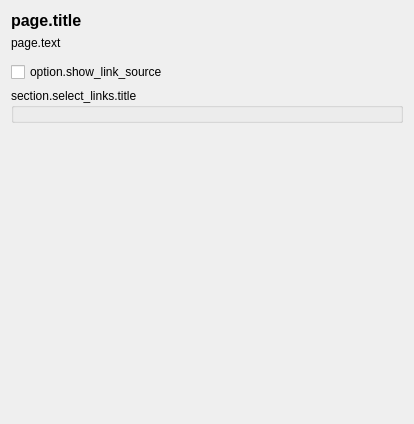
<?xml version="1.0" encoding="UTF-8"?>
<ui version="4.0">
 <class>AlbumLinksOptionsPage</class>
 <widget class="QWidget" name="AlbumLinksOptionsPage">
  <property name="geometry">
   <rect>
    <x>0</x>
    <y>0</y>
    <width>414</width>
    <height>424</height>
   </rect>
  </property>
  <property name="minimumSize">
   <size>
    <width>0</width>
    <height>0</height>
   </size>
  </property>
  <property name="contextMenuPolicy">
   <enum>Qt::ContextMenuPolicy::DefaultContextMenu</enum>
  </property>
  <property name="windowTitle">
   <string>page.title</string>
  </property>
  <layout class="QVBoxLayout" name="verticalLayout">
   <property name="sizeConstraint">
    <enum>QLayout::SizeConstraint::SetDefaultConstraint</enum>
   </property>
   <item>
    <widget class="QLabel" name="page_title">
     <property name="font">
      <font>
       <pointsize>12</pointsize>
       <bold>true</bold>
      </font>
     </property>
     <property name="text">
      <string>page.title</string>
     </property>
    </widget>
   </item>
   <item>
    <widget class="QLabel" name="page_text">
     <property name="sizePolicy">
      <sizepolicy hsizetype="Preferred" vsizetype="Preferred">
       <horstretch>0</horstretch>
       <verstretch>0</verstretch>
      </sizepolicy>
     </property>
     <property name="text">
      <string>page.text</string>
     </property>
     <property name="textFormat">
      <enum>Qt::TextFormat::MarkdownText</enum>
     </property>
     <property name="alignment">
      <set>Qt::AlignLeading|Qt::AlignLeft|Qt::AlignTop</set>
     </property>
     <property name="wordWrap">
      <bool>true</bool>
     </property>
    </widget>
   </item>
   <item>
    <spacer name="verticalSpacer_2">
     <property name="orientation">
      <enum>Qt::Orientation::Vertical</enum>
     </property>
     <property name="sizeType">
      <enum>QSizePolicy::Policy::Fixed</enum>
     </property>
     <property name="sizeHint" stdset="0">
      <size>
       <width>20</width>
       <height>6</height>
      </size>
     </property>
    </spacer>
   </item>
   <item>
    <widget class="QCheckBox" name="cb_show_link_source">
     <property name="text">
      <string>option.show_link_source</string>
     </property>
    </widget>
   </item>
   <item>
    <widget class="QGroupBox" name="gb_select_links">
     <property name="title">
      <string>section.select_links.title</string>
     </property>
     <layout class="QVBoxLayout" name="verticalLayout_3">
      <property name="spacing">
       <number>6</number>
      </property>
      <property name="leftMargin">
       <number>6</number>
      </property>
      <property name="topMargin">
       <number>6</number>
      </property>
      <property name="rightMargin">
       <number>6</number>
      </property>
      <property name="bottomMargin">
       <number>6</number>
      </property>
     </layout>
    </widget>
   </item>
   <item>
    <spacer name="verticalSpacer">
     <property name="orientation">
      <enum>Qt::Orientation::Vertical</enum>
     </property>
     <property name="sizeHint" stdset="0">
      <size>
       <width>20</width>
       <height>40</height>
      </size>
     </property>
    </spacer>
   </item>
  </layout>
 </widget>
 <resources/>
 <connections/>
</ui>
